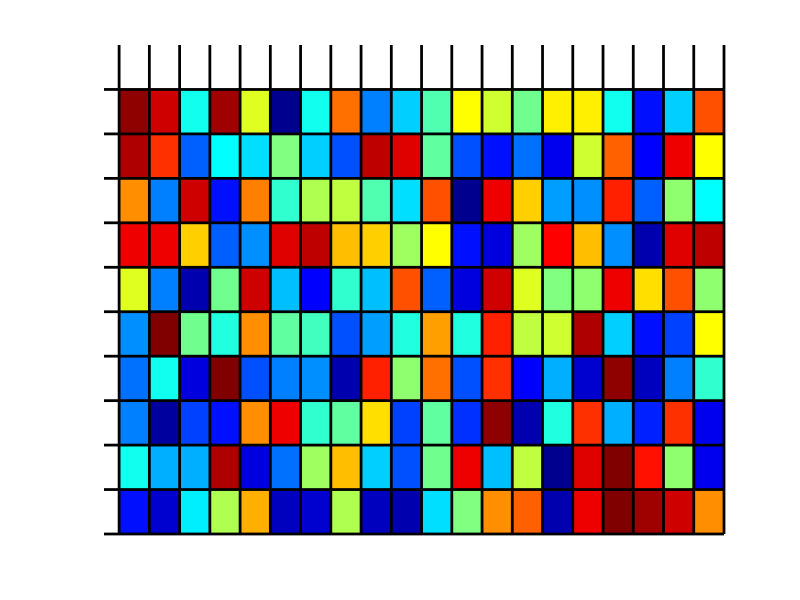
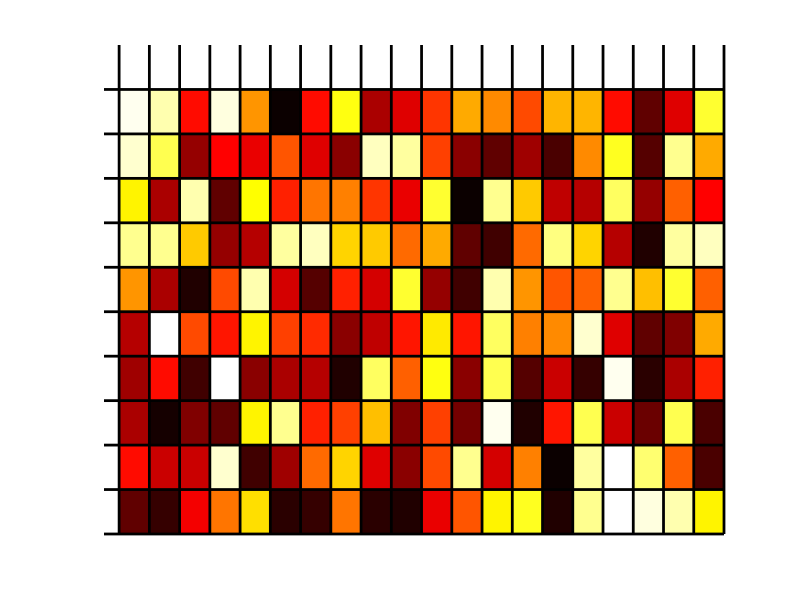
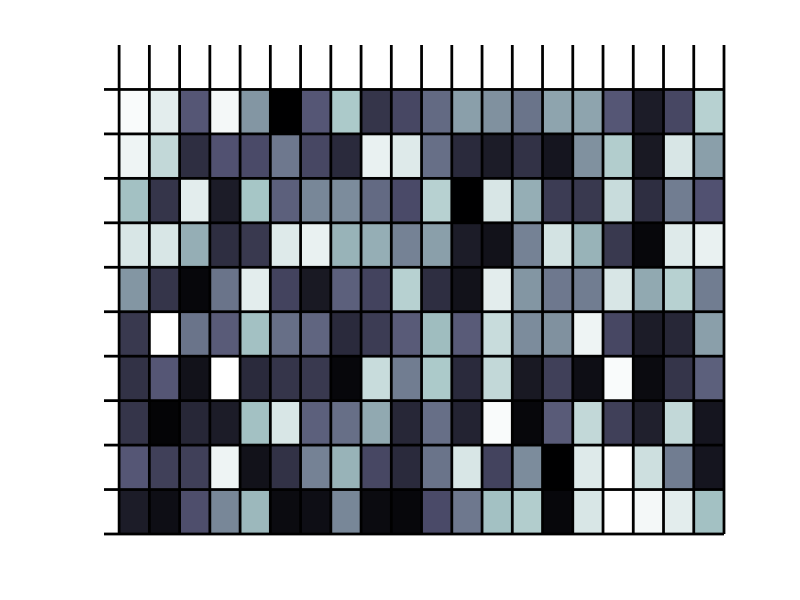
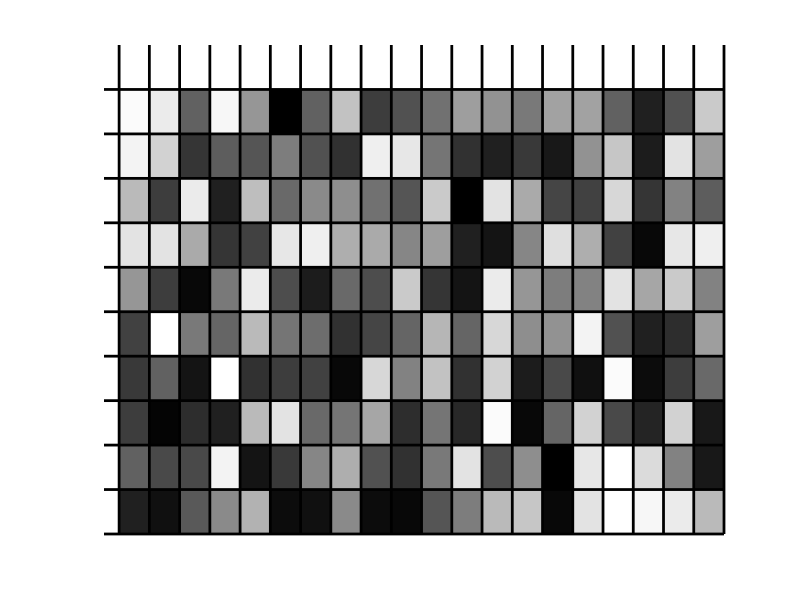

MATLAB code for these plots, in order:
column  = 20;
row     = 10;
mat     = rand(row,column);

figure;
pbaspect([1 1 1]);
imagesc(mat);
hold on;
for i_c = 1 : row+1
    plot([0 column+0.5],[i_c-0.5 i_c-0.5],'LineWidth',2,'Color','k');
end

for i_r = 1 : column+1
    plot([i_r-0.5 i_r-0.5],[0-0.5 row+0.5],'LineWidth',2,'Color','k');
end

axis off
% set(gcf,'Color','none');
% set(gca,'Color','none');
% set(gcf,'InvertHardcopy','off')

varlist={'jet';'hot';'bone';'gray';'copper'};
for i_var = 1 : numel(varlist)
    eval(sprintf('colormap(%s)',varlist{i_var}));
    saveas(gcf,sprintf('img_%s',varlist{i_var}),'jpg');
end
